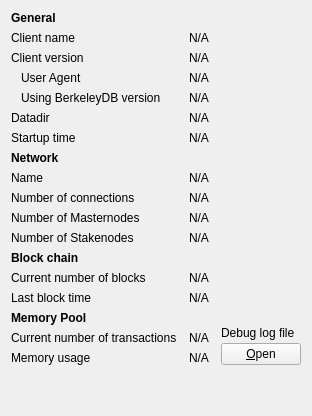
     <widget class="QWidget" name="tab_info">
      <attribute name="title">
       <string>&amp;Information</string>
      </attribute>
      <layout class="QGridLayout" name="gridLayout" columnstretch="0,0,0">
       <property name="horizontalSpacing">
        <number>12</number>
       </property>
       <item row="1" column="1" colspan="2">
        <widget class="QLabel" name="clientName">
         <property name="cursor">
          <cursorShape>IBeamCursor</cursorShape>
         </property>
         <property name="text">
          <string>N/A</string>
         </property>
         <property name="textFormat">
          <enum>Qt::PlainText</enum>
         </property>
         <property name="textInteractionFlags">
          <set>Qt::LinksAccessibleByMouse|Qt::TextSelectableByKeyboard|Qt::TextSelectableByMouse</set>
         </property>
        </widget>
       </item>
       <item row="2" column="0">
        <widget class="QLabel" name="label_6">
         <property name="text">
          <string>Client version</string>
         </property>
        </widget>
       </item>
       <item row="2" column="1" colspan="2">
        <widget class="QLabel" name="clientVersion">
         <property name="cursor">
          <cursorShape>IBeamCursor</cursorShape>
         </property>
         <property name="text">
          <string>N/A</string>
         </property>
         <property name="textFormat">
          <enum>Qt::PlainText</enum>
         </property>
         <property name="textInteractionFlags">
          <set>Qt::LinksAccessibleByMouse|Qt::TextSelectableByKeyboard|Qt::TextSelectableByMouse</set>
         </property>
        </widget>
       </item>
       <item row="3" column="0">
        <widget class="QLabel" name="labelClientUserAgent">
         <property name="text">
          <string>User Agent</string>
         </property>
         <property name="indent">
          <number>10</number>
         </property>
        </widget>
       </item>
       <item row="3" column="1" colspan="2">
        <widget class="QLabel" name="clientUserAgent">
         <property name="cursor">
          <cursorShape>IBeamCursor</cursorShape>
         </property>
         <property name="text">
          <string>N/A</string>
         </property>
         <property name="textFormat">
          <enum>Qt::PlainText</enum>
         </property>
         <property name="textInteractionFlags">
          <set>Qt::LinksAccessibleByMouse|Qt::TextSelectableByKeyboard|Qt::TextSelectableByMouse</set>
         </property>
        </widget>
       </item>
       <item row="4" column="0">
        <widget class="QLabel" name="label_berkeleyDBVersion">
         <property name="text">
          <string>Using BerkeleyDB version</string>
         </property>
         <property name="indent">
          <number>10</number>
         </property>
        </widget>
       </item>
       <item row="4" column="1" colspan="2">
        <widget class="QLabel" name="berkeleyDBVersion">
         <property name="cursor">
          <cursorShape>IBeamCursor</cursorShape>
         </property>
         <property name="text">
          <string>N/A</string>
         </property>
         <property name="textFormat">
          <enum>Qt::PlainText</enum>
         </property>
         <property name="textInteractionFlags">
          <set>Qt::LinksAccessibleByMouse|Qt::TextSelectableByKeyboard|Qt::TextSelectableByMouse</set>
         </property>
        </widget>
       </item>
       <item row="5" column="0">
        <widget class="QLabel" name="label_12">
         <property name="text">
          <string>Datadir</string>
         </property>
        </widget>
       </item>
       <item row="14" column="0">
        <widget class="QLabel" name="labelLastBlockTime">
         <property name="text">
          <string>Last block time</string>
         </property>
        </widget>
       </item>
       <item row="14" column="1" colspan="2">
        <widget class="QLabel" name="lastBlockTime">
         <property name="cursor">
          <cursorShape>IBeamCursor</cursorShape>
         </property>
         <property name="text">
          <string>N/A</string>
         </property>
         <property name="textFormat">
          <enum>Qt::PlainText</enum>
         </property>
         <property name="textInteractionFlags">
          <set>Qt::LinksAccessibleByMouse|Qt::TextSelectableByKeyboard|Qt::TextSelectableByMouse</set>
         </property>
        </widget>
       </item>
       <item row="15" column="0">
        <widget class="QLabel" name="labelMempoolTitle">
         <property name="font">
          <font>
           <weight>75</weight>
           <bold>true</bold>
          </font>
         </property>
         <property name="text">
          <string>Memory Pool</string>
         </property>
        </widget>
       </item>
       <item row="16" column="0">
        <widget class="QLabel" name="labelNumberOfTransactions">
         <property name="text">
          <string>Current number of transactions</string>
         </property>
        </widget>
       </item>
       <item row="16" column="1">
        <widget class="QLabel" name="mempoolNumberTxs">
         <property name="cursor">
          <cursorShape>IBeamCursor</cursorShape>
         </property>
         <property name="text">
          <string>N/A</string>
         </property>
         <property name="textFormat">
          <enum>Qt::PlainText</enum>
         </property>
         <property name="textInteractionFlags">
          <set>Qt::LinksAccessibleByMouse|Qt::TextSelectableByKeyboard|Qt::TextSelectableByMouse</set>
         </property>
        </widget>
       </item>
       <item row="17" column="0">
        <widget class="QLabel" name="labelMemoryUsage">
         <property name="text">
          <string>Memory usage</string>
         </property>
        </widget>
       </item>
       <item row="17" column="1">
        <widget class="QLabel" name="mempoolSize">
         <property name="cursor">
          <cursorShape>IBeamCursor</cursorShape>
         </property>
         <property name="text">
          <string>N/A</string>
         </property>
         <property name="textFormat">
          <enum>Qt::PlainText</enum>
         </property>
         <property name="textInteractionFlags">
          <set>Qt::LinksAccessibleByMouse|Qt::TextSelectableByKeyboard|Qt::TextSelectableByMouse</set>
         </property>
        </widget>
       </item>
       <item row="5" column="1" colspan="2">
        <widget class="QLabel" name="dataDir">
         <property name="cursor">
          <cursorShape>IBeamCursor</cursorShape>
         </property>
         <property name="text">
          <string>N/A</string>
         </property>
         <property name="textFormat">
          <enum>Qt::PlainText</enum>
         </property>
         <property name="wordWrap">
          <bool>true</bool>
         </property>
         <property name="textInteractionFlags">
          <set>Qt::LinksAccessibleByMouse|Qt::TextSelectableByKeyboard|Qt::TextSelectableByMouse</set>
         </property>
        </widget>
       </item>
       <item row="6" column="0">
        <widget class="QLabel" name="label_13">
         <property name="text">
          <string>Startup time</string>
         </property>
        </widget>
       </item>
       <item row="6" column="1" colspan="2">
        <widget class="QLabel" name="startupTime">
         <property name="cursor">
          <cursorShape>IBeamCursor</cursorShape>
         </property>
         <property name="text">
          <string>N/A</string>
         </property>
         <property name="textFormat">
          <enum>Qt::PlainText</enum>
         </property>
         <property name="textInteractionFlags">
          <set>Qt::LinksAccessibleByMouse|Qt::TextSelectableByKeyboard|Qt::TextSelectableByMouse</set>
         </property>
        </widget>
       </item>
       <item row="7" column="0">
        <widget class="QLabel" name="labelNetwork">
         <property name="font">
          <font>
           <weight>75</weight>
           <bold>true</bold>
          </font>
         </property>
         <property name="text">
          <string>Network</string>
         </property>
        </widget>
       </item>
       <item row="8" column="0">
        <widget class="QLabel" name="label_8">
         <property name="text">
          <string>Name</string>
         </property>
        </widget>
       </item>
       <item row="8" column="1" colspan="2">
        <widget class="QLabel" name="networkName">
         <property name="cursor">
          <cursorShape>IBeamCursor</cursorShape>
         </property>
         <property name="text">
          <string>N/A</string>
         </property>
         <property name="textFormat">
          <enum>Qt::PlainText</enum>
         </property>
         <property name="textInteractionFlags">
          <set>Qt::LinksAccessibleByMouse|Qt::TextSelectableByKeyboard|Qt::TextSelectableByMouse</set>
         </property>
        </widget>
       </item>
       <item row="11" column="0">
        <widget class="QLabel" name="stakenodeCountLabel">
         <property name="text">
          <string>Number of Stakenodes</string>
         </property>
        </widget>
       </item>
       <item row="0" column="0">
        <widget class="QLabel" name="label_9">
         <property name="font">
          <font>
           <weight>75</weight>
           <bold>true</bold>
          </font>
         </property>
         <property name="text">
          <string>General</string>
         </property>
        </widget>
       </item>
       <item row="1" column="0">
        <widget class="QLabel" name="label_5">
         <property name="text">
          <string>Client name</string>
         </property>
        </widget>
       </item>
       <item row="9" column="0">
        <widget class="QLabel" name="label_7">
         <property name="text">
          <string>Number of connections</string>
         </property>
        </widget>
       </item>
       <item row="9" column="1" colspan="2">
        <widget class="QLabel" name="numberOfConnections">
         <property name="cursor">
          <cursorShape>IBeamCursor</cursorShape>
         </property>
         <property name="text">
          <string>N/A</string>
         </property>
         <property name="textFormat">
          <enum>Qt::PlainText</enum>
         </property>
         <property name="textInteractionFlags">
          <set>Qt::LinksAccessibleByMouse|Qt::TextSelectableByKeyboard|Qt::TextSelectableByMouse</set>
         </property>
        </widget>
       </item>
       <item row="10" column="0">
        <widget class="QLabel" name="masternodeCountLabel">
         <property name="text">
          <string>Number of Masternodes</string>
         </property>
        </widget>
       </item>
       <item row="12" column="0">
        <widget class="QLabel" name="label_10">
         <property name="font">
          <font>
           <weight>75</weight>
           <bold>true</bold>
          </font>
         </property>
         <property name="text">
          <string>Block chain</string>
         </property>
        </widget>
       </item>
       <item row="13" column="0">
        <widget class="QLabel" name="label_3">
         <property name="text">
          <string>Current number of blocks</string>
         </property>
        </widget>
       </item>
       <item row="13" column="1" colspan="2">
        <widget class="QLabel" name="numberOfBlocks">
         <property name="cursor">
          <cursorShape>IBeamCursor</cursorShape>
         </property>
         <property name="text">
          <string>N/A</string>
         </property>
         <property name="textFormat">
          <enum>Qt::PlainText</enum>
         </property>
         <property name="textInteractionFlags">
          <set>Qt::LinksAccessibleByMouse|Qt::TextSelectableByKeyboard|Qt::TextSelectableByMouse</set>
         </property>
        </widget>
       </item>
       <item row="15" column="2" rowspan="3">
        <layout class="QVBoxLayout" name="verticalLayoutDebugButton">
         <property name="spacing">
          <number>3</number>
         </property>
         <item>
          <spacer name="verticalSpacer_2">
           <property name="orientation">
            <enum>Qt::Vertical</enum>
           </property>
           <property name="sizeHint" stdset="0">
            <size>
             <width>10</width>
             <height>5</height>
            </size>
           </property>
          </spacer>
         </item>
         <item>
          <widget class="QLabel" name="labelDebugLogfile">
           <property name="text">
            <string>Debug log file</string>
           </property>
          </widget>
         </item>
         <item>
          <widget class="QPushButton" name="openDebugLogfileButton">
           <property name="toolTip">
            <string>Open the Galactrum debug log file from the current data directory. This can take a few seconds for large log files.</string>
           </property>
           <property name="text">
            <string>&amp;Open</string>
           </property>
           <property name="autoDefault">
            <bool>false</bool>
           </property>
          </widget>
         </item>
        </layout>
       </item>
       <item row="19" column="0">
        <spacer name="verticalSpacer">
         <property name="orientation">
          <enum>Qt::Vertical</enum>
         </property>
         <property name="sizeHint" stdset="0">
          <size>
           <width>20</width>
           <height>40</height>
          </size>
         </property>
        </spacer>
       </item>
       <item row="10" column="1">
        <widget class="QLabel" name="masternodeCount">
         <property name="text">
          <string>N/A</string>
         </property>
        </widget>
       </item>
       <item row="11" column="1">
        <widget class="QLabel" name="stakenodeCount">
         <property name="text">
          <string>N/A</string>
         </property>
        </widget>
       </item>
      </layout>
     </widget>
